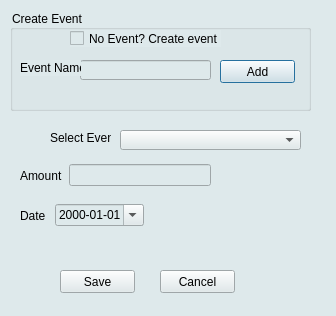
<?xml version="1.0" encoding="UTF-8"?>
<ui version="4.0">
 <class>Other</class>
 <widget class="QDialog" name="Other">
  <property name="geometry">
   <rect>
    <x>0</x>
    <y>0</y>
    <width>336</width>
    <height>316</height>
   </rect>
  </property>
  <property name="windowTitle">
   <string>Dialog</string>
  </property>
  <property name="styleSheet">
   <string notr="true">background-color: rgb(222, 233, 235);</string>
  </property>
  <widget class="QComboBox" name="comboBox">
   <property name="geometry">
    <rect>
     <x>120</x>
     <y>130</y>
     <width>181</width>
     <height>20</height>
    </rect>
   </property>
  </widget>
  <widget class="QWidget" name="layoutWidget">
   <property name="geometry">
    <rect>
     <x>20</x>
     <y>160</y>
     <width>191</width>
     <height>31</height>
    </rect>
   </property>
   <layout class="QHBoxLayout" name="horizontalLayout">
    <item>
     <widget class="QLabel" name="label_3">
      <property name="text">
       <string>Amount</string>
      </property>
     </widget>
    </item>
    <item>
     <widget class="QLineEdit" name="lineEdit"/>
    </item>
   </layout>
  </widget>
  <widget class="QWidget" name="layoutWidget">
   <property name="geometry">
    <rect>
     <x>20</x>
     <y>200</y>
     <width>124</width>
     <height>31</height>
    </rect>
   </property>
   <layout class="QHBoxLayout" name="horizontalLayout_2">
    <item>
     <widget class="QLabel" name="label_4">
      <property name="text">
       <string>Date</string>
      </property>
     </widget>
    </item>
    <item>
     <widget class="QDateEdit" name="dateEdit">
      <property name="displayFormat">
       <string>yyyy-MM-dd</string>
      </property>
      <property name="calendarPopup">
       <bool>true</bool>
      </property>
     </widget>
    </item>
   </layout>
  </widget>
  <widget class="QGroupBox" name="groupBox">
   <property name="geometry">
    <rect>
     <x>10</x>
     <y>10</y>
     <width>301</width>
     <height>101</height>
    </rect>
   </property>
   <property name="title">
    <string>Create Event</string>
   </property>
   <widget class="QCheckBox" name="checkBox">
    <property name="geometry">
     <rect>
      <x>60</x>
      <y>20</y>
      <width>151</width>
      <height>17</height>
     </rect>
    </property>
    <property name="text">
     <string>No Event? Create event</string>
    </property>
   </widget>
   <widget class="QLineEdit" name="lineEdit_2">
    <property name="geometry">
     <rect>
      <x>70</x>
      <y>50</y>
      <width>131</width>
      <height>20</height>
     </rect>
    </property>
   </widget>
   <widget class="QLabel" name="label_2">
    <property name="geometry">
     <rect>
      <x>10</x>
      <y>50</y>
      <width>61</width>
      <height>16</height>
     </rect>
    </property>
    <property name="text">
     <string>Event Name</string>
    </property>
   </widget>
   <widget class="QPushButton" name="pushButton_3">
    <property name="geometry">
     <rect>
      <x>210</x>
      <y>50</y>
      <width>75</width>
      <height>23</height>
     </rect>
    </property>
    <property name="text">
     <string>Add</string>
    </property>
   </widget>
  </widget>
  <widget class="QLabel" name="label">
   <property name="geometry">
    <rect>
     <x>50</x>
     <y>130</y>
     <width>61</width>
     <height>16</height>
    </rect>
   </property>
   <property name="text">
    <string>Select Event</string>
   </property>
  </widget>
  <widget class="QPushButton" name="pushButton">
   <property name="geometry">
    <rect>
     <x>60</x>
     <y>270</y>
     <width>75</width>
     <height>23</height>
    </rect>
   </property>
   <property name="text">
    <string>Save</string>
   </property>
  </widget>
  <widget class="QPushButton" name="pushButton_2">
   <property name="geometry">
    <rect>
     <x>160</x>
     <y>270</y>
     <width>75</width>
     <height>23</height>
    </rect>
   </property>
   <property name="text">
    <string>Cancel</string>
   </property>
  </widget>
 </widget>
 <resources/>
 <connections>
  <connection>
   <sender>pushButton_2</sender>
   <signal>clicked()</signal>
   <receiver>Other</receiver>
   <slot>close()</slot>
   <hints>
    <hint type="sourcelabel">
     <x>198</x>
     <y>274</y>
    </hint>
    <hint type="destinationlabel">
     <x>322</x>
     <y>282</y>
    </hint>
   </hints>
  </connection>
 </connections>
</ui>
